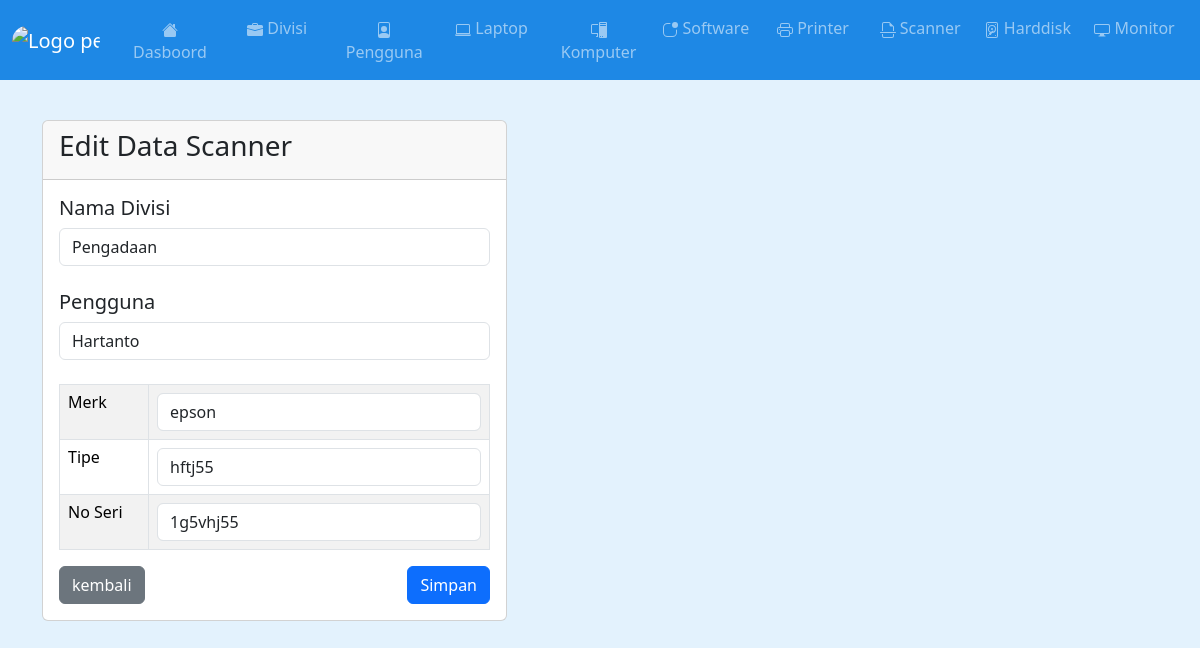
Screenshot of /scanner_edit.php?id=4 with the database file from the repository.
### tables this page shows
CREATE TABLE `data_devisi` (
  `id` int(11) NOT NULL,
  `nama_devisi` varchar(100) NOT NULL
);

CREATE TABLE `data_pengguna` (
  `id` int(11) NOT NULL,
  `nama` varchar(100) NOT NULL
);

CREATE TABLE `data_scanner` (
  `id` int(11) NOT NULL,
  `merk` varchar(100) NOT NULL,
  `tipe` varchar(100) NOT NULL,
  `no_seri` varchar(100) NOT NULL
);

### scanner_edit.php (the view, shortened to what this page needs)
<?php
include 'header.php';
include 'koneksi.php';
$id = $_GET['id'];
$pengguna_devisi = mysqli_query($koneksi, "SELECT data_devisi.nama_devisi, data_inventaris.id_data_devisi, data_pengguna.nama, data_inventaris.nama_pengguna_id FROM data_devisi JOIN data_inventaris ON data_devisi.id=data_inventaris.id_data_devisi JOIN data_pengguna ON data_pengguna.id=data_inventaris.nama_pengguna_id JOIN data_scanner ON data_scanner.id=data_inventaris.id_data_scanner WHERE data_inventaris.id_data_scanner='$id'");
$data_pengguna_devisi = mysqli_fetch_array($pengguna_devisi);
?>
<br><br><br><br><br>
<div class="container">
	<div class="col-md-5 col-md-offset-3">
		<div class="card">
			<div class="card-header">
				<h3>Edit Data Scanner</h3>
			</div>
			<div class="card-body">
				<form method="post" action="scanner_update.php">
					<div class="form-group">
						<label><h5>Nama Divisi</h5></label>
						<select class="form-control" name="devisi" required="required">
							<option value="<?php echo $data_pengguna_devisi['id_data_devisi']; ?>"><?php echo $data_pengguna_devisi['nama_devisi']; ?></option>
						</select>
					</div>
					<br>
					<div class="form-group">
						<label><h5>Pengguna</h5></label>
						<select class="form-control" name="pengguna" required="required">
							<option value="<?php echo $data_pengguna_devisi['nama_pengguna_id']; ?>"><?php echo $data_pengguna_devisi['nama']; ?></option>
						</select>
					</div>
					<br>
					<table class="table table-bordered table-striped">
						<?php
						$data = mysqli_query($koneksi, "SELECT * FROM data_scanner WHERE  id='$id'");
						while ($d=mysqli_fetch_array($data)) {
						 	?>
							<tr>
								<td><h6>Merk</h6></td>
								<td><input type="text" name="merk" class="form-control" value="<?php echo $d['merk']; ?>"></td>
							</tr>
							<tr>
								<td><h6>Tipe</h6></td>
								<td><input type="text" name="tipe" class="form-control" value="<?php echo $d['tipe']; ?>"></td>
							</tr>
							<tr>
								<td><h6>No Seri</h6></td>
								<td><input type="text" name="no_seri" class="form-control" value="<?php echo $d['no_seri']; ?>"></td>
							</tr>
							<?php
						 } ?>
					</table>
					<input type="submit" class="btn btn-primary pull-right" value="Simpan" style="float: right;">
					<a href="scanner.php" class="btn btn-secondary">kembali</a>
				</form>
			</div>
		</div>
	</div>
</div>

### rows the page displays
data_devisi: devisi "Pengadaan", pengguna "Hartanto"
data_scanner: merk "epson", tipe "hftj55", no_seri "1g5vhj55"
